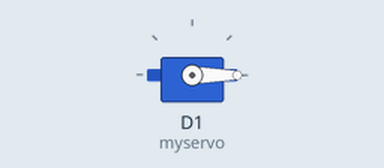
The sketch below on a simulated ESP8266 (NodeMCU). Parts: servo.

Above: at 0.05 s.
At 1.25 s:
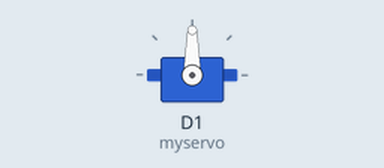
At 2.5 s:
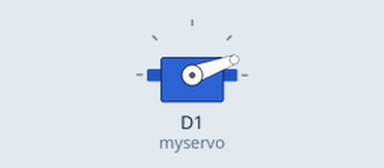
At 5.0 s:
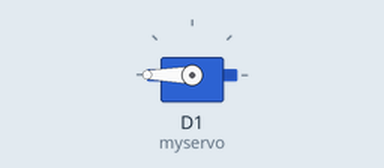
Timing chart, 0 to 6.5 s (numbered marks = the images above):
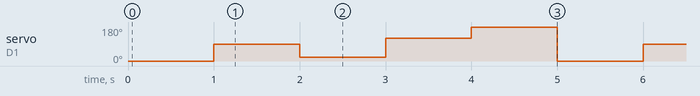

The sketch:

Day_4_Servo.ino
```cpp
#include <Servo.h>
Servo myservo;
void setup()
{
  myservo.attach(D1);
  Serial.begin(9600);

}
void loop()
{
  myservo.write(0);
  delay(1000);
  myservo.write(90);
  delay(1000);
  myservo.write(20);
  delay(1000);
  myservo.write(120);
  delay(1000);
  myservo.write(180);
  delay(1000);
}
```

Measured:
- by itself, servo on D1 (myservo): repeats every 5.0 s: 20° 1.0 s, 120° 1.0 s, 180° 1.0 s, 0° 1.0 s, 90° 1.0 s
